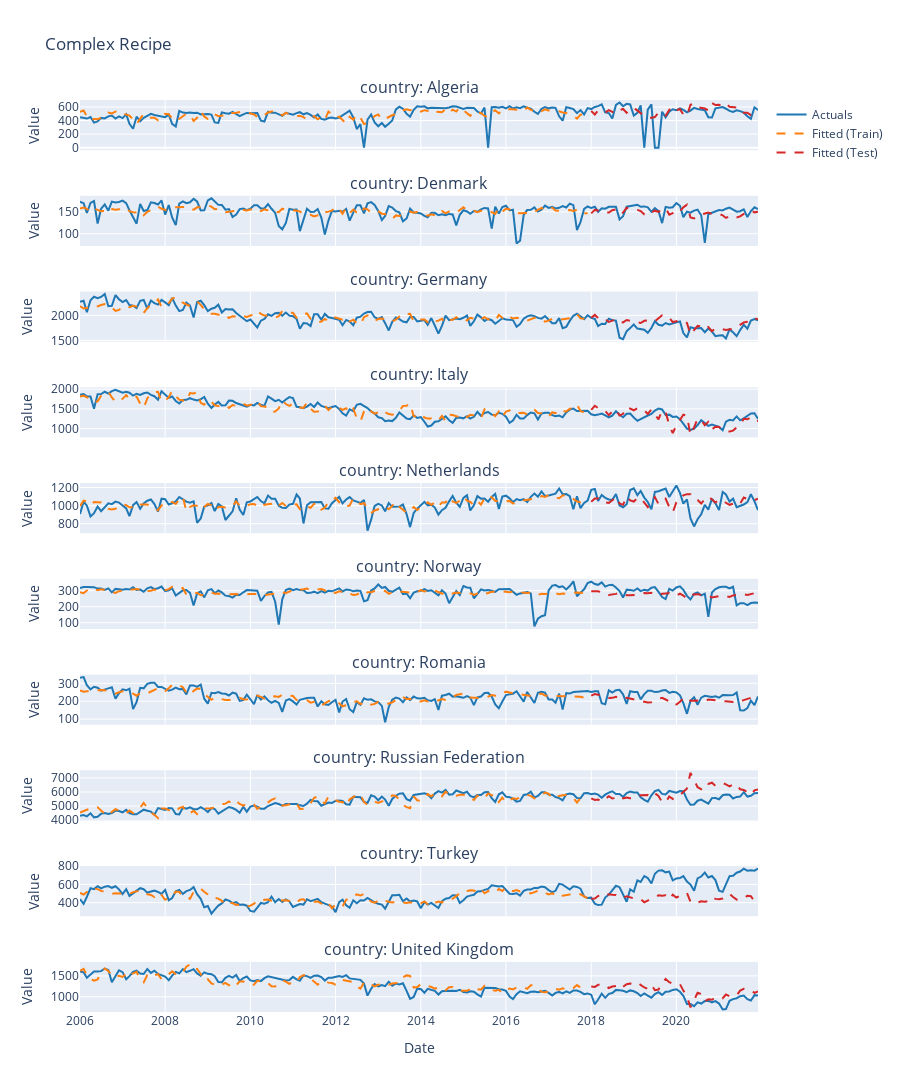

The notebook cell this image was saved under:
### Code cell
# Recipe with ANOVA filter (keep top 50% of features)
rec_anova = (
    recipe()
    .step_filter_anova(outcome="target", top_p=0.5, use_pvalue=True)
    .step_normalize(all_numeric_predictors())
)

# Workflow
wf_anova = (
    workflow()
    .add_recipe(rec_anova)
    .add_model(linear_reg().set_engine("sklearn"))
)

# Fit and evaluate
fit_anova = wf_anova.fit_nested(train_data, group_col='country', per_group_prep=True)
fit_anova = fit_anova.evaluate(test_data)

print("✓ ANOVA filter model fitted successfully!")

fit = fit_anova

outputs, coefs, stats = fit.extract_outputs()

display(outputs)
display(coefs)
display(stats)

# Plot forecast
fig = plot_forecast(fit, title="Complex Recipe")
fig.show()

# Extract preprocessed training data
processed_train = fit.extract_preprocessed_data(train_data, split='train')
processed_test = fit.extract_preprocessed_data(test_data, split='test')    

display(processed_train.tail(10))
display(processed_test.head(10))

display(fit.get_feature_comparison())
